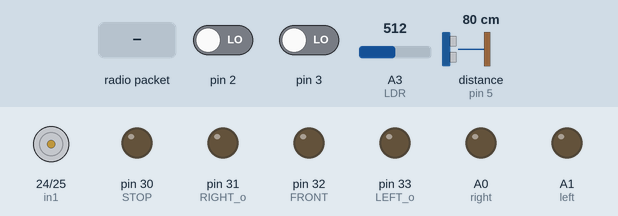
Recording of a sketch running on a simulated Arduino Mega 2560, built with avr-gcc and run on an emulated ATmega2560. On the bench: motor-driver pin pairs drawn as motors (green arrow = first pin HIGH = forward, orange = second pin HIGH = backward, longer = more drive, scaled by the enable pin), output pins drawn as LEDs (lit = HIGH). The test bench sets the inputs (shaded band); at power-on: A3 (LDR) = 512, pin 2 LOW, pin 3 LOW, distance to the obstacle (sensor on pin 5) 80 cm. No radio packets arrive unless stated.

Above: at 1.2 s.
1.3 s: A3 (LDR) set to 531
At 2.5 s:
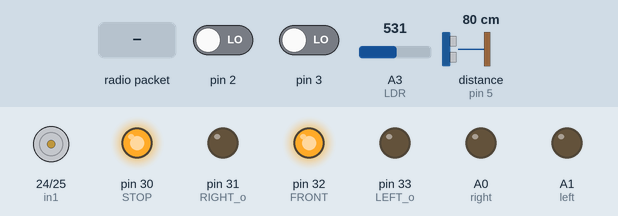
2.8 s: radio packet "f" arrives
At 3.8 s:
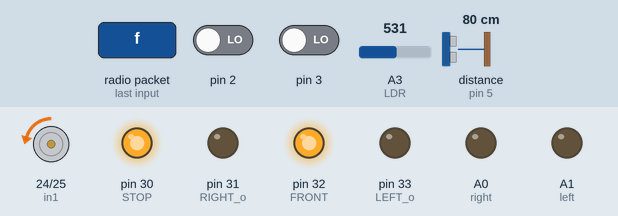
4.3 s: radio packet "b" arrives
At 4.7 s:
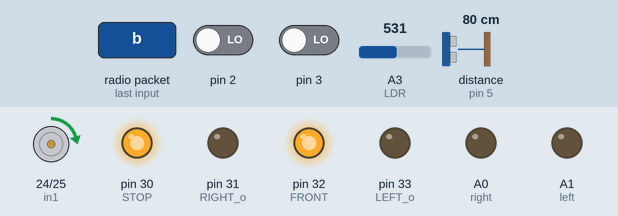
5.8 s: A3 (LDR) set to 511
At 7.0 s:
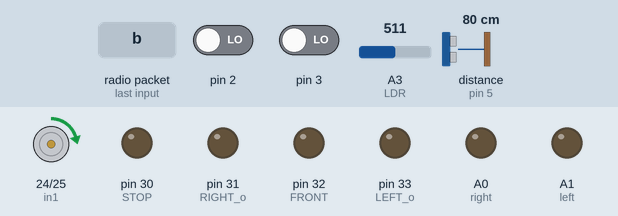
7.3 s: radio packet "f" arrives
At 8.4 s:
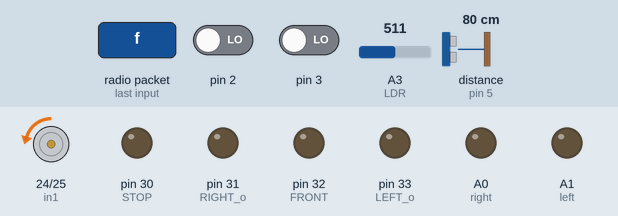
8.8 s: A3 (LDR) set to 716
At 9.4 s:
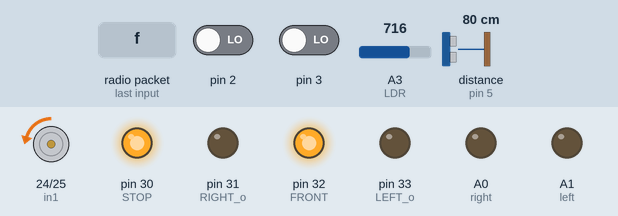
Timing chart, 0 to 11.3 s (numbered marks = the images above; inputs shaded):
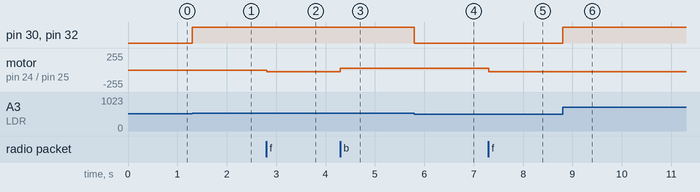

The sketch:

Rececptor_auto_0.ino
```cpp
#include <VirtualWire.h>
#include <NewPing.h>
#include <TimerOne.h>

// Proximidad delantera
const int UltrasonicPin = 5;
const int MaxDistance = 200;
NewPing sonar(UltrasonicPin, UltrasonicPin, MaxDistance);

// Puente H
int ena = 8;
int in1 = 24;
int in2 = 25;

// Receptor RF
const int dataPin = 9;
const int ledPin = 13;

// Luces
int LDR = A3;
int STOP = 30;
int FRONT = 32;
int BACK = 34;
int LEVEL;

// Direccionales
//int RIGHT_i = 2;
//int LEFT_i = 3;
int RIGHT_o = 31;
int LEFT_o = 33;
int countR = 1;
int countL = 1;
int enaR = 0;
int enaL = 0;

//Mando
int right = A0;
int left = A1;

// Variables
int power = 0;

void setup()
{
    Serial.begin(9600);
    vw_setup(2000);
    vw_set_rx_pin(dataPin);
    vw_rx_start();

  //pinMode(x,INPUT);
  //pinMode(y,INPUT);
  pinMode(right,OUTPUT);
  pinMode(left,OUTPUT);
  pinMode(in1,OUTPUT);
  pinMode(in2,OUTPUT);
  pinMode(ena,OUTPUT);
  //pinMode(RIGHT_i,INPUT);
  //pinMode(LEFT_i,INPUT);
  pinMode(RIGHT_o,OUTPUT);
  pinMode(LEFT_o,OUTPUT);
  attachInterrupt(0,flasherR,HIGH);
  attachInterrupt(1,flasherL,HIGH);
  analogWrite(ena,0);
  digitalWrite(in1,LOW);
  digitalWrite(in2,LOW);
  digitalWrite(right,LOW);
  digitalWrite(left,LOW);
  Serial.begin(9600);
}

void loop()
{
    // Regulación Luces dependiendo del ambiente
    LEVEL = map(analogRead(LDR),0,1023,0,255);
    analogWrite(FRONT,LEVEL);
    analogWrite(STOP,LEVEL);


    uint8_t buf[VW_MAX_MESSAGE_LEN];
    uint8_t buflen = VW_MAX_MESSAGE_LEN;

    if (vw_get_message(buf, &buflen))
    {
      /*digitalWrite(ledPin, true);
      Serial.print("Mensaje: ");
      for (int i = 0; i < buflen; i++)
      {
         Serial.print((char)buf[i]);
      }
      Serial.println("");*/
      if((char)buf[1] == 'l'){// Izquierda
    digitalWrite(left,HIGH);}
    else{if((char)buf[1] == 'r'){// Derecha
      digitalWrite(right,HIGH);}
      else{
        digitalWrite(left,LOW);
        digitalWrite(right,LOW);}}
   if((char)buf[0] == 'f'){ //Adelante
    if(sonar.ping_cm()>5){
      if(power<0){power = 0;}
      digitalWrite(BACK,HIGH);
      if(power < 200){power = power + 25;}
      digitalWrite(in1,LOW);
      digitalWrite(in2,HIGH);
      analogWrite(ena,power);
      }
   }
    else{
      if((char)buf[0] == 'b'){// Atrás
        if(power>0){power = 0;}
        if(power > -200){power = power - 25;}
        digitalWrite(in1,HIGH);
        digitalWrite(in2,LOW);
        analogWrite(ena,-power);// power requiere arranque suave
      }
      else{
        digitalWrite(in1,LOW);
        digitalWrite(in2,LOW);
        power=0;
        analogWrite(ena,0);
      }
    }
   }
   }


void flasherR(){
  delay(150);
  //digitalWrite(31,HIGH);
  //Timer1.stop();
  if(enaR==0){
    Timer1.initialize(350000);
    Timer1.start();
    Timer1.attachInterrupt(conteo_R);
    enaR=1;
    }
  else{
    Timer1.stop();
    enaR=0;
    digitalWrite(RIGHT_o,LOW);
    countR=1;
    }
}

void conteo_R(){
  countR++;
  }

void flasherL(){
  delay(150);
  //digitalWrite(31,HIGH);
  //Timer1.stop();
  if(enaL==0){
    Timer1.initialize(350000);
    Timer1.start();
    Timer1.attachInterrupt(conteo_L);
    enaL=1;
    }
  else{
    Timer1.stop();
    enaL=0;

    digitalWrite(LEFT_o,LOW);
    countL=1;
    }
}

void conteo_L(){
  countL++;
  }
```

Measured:
- the behaviour switches between 513 and 514 on A3 (LDR) (found by bisection; images 0 and 1)
- after the input at 1.3 s, pin 30 (STOP), pin 32 (FRONT): LOW → HIGH at once
- after the input at 2.8 s, motor on pin 24 (in1) / pin 25 (in2): stopped → backward 25/255 at once
- after the input at 4.3 s, motor on pin 24 (in1) / pin 25 (in2): backward 25/255 → forward 25/255 at once
- after the input at 5.8 s, pin 30 (STOP), pin 32 (FRONT): HIGH → LOW at once
- after the input at 7.3 s, motor on pin 24 (in1) / pin 25 (in2): forward 25/255 → backward 25/255 at once
- after the input at 8.8 s, pin 30 (STOP), pin 32 (FRONT): LOW → HIGH at once
